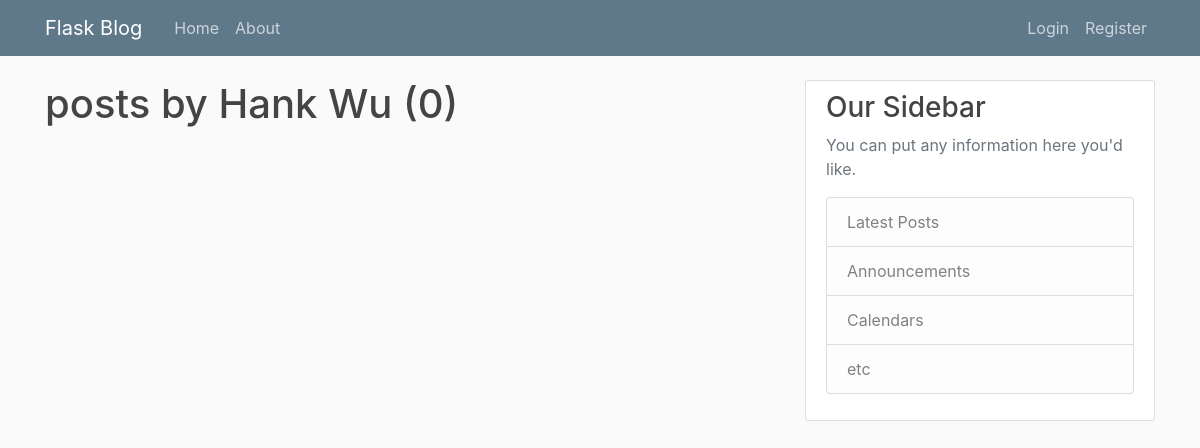
The page /user/Hank Wu on the database as committed earlier.
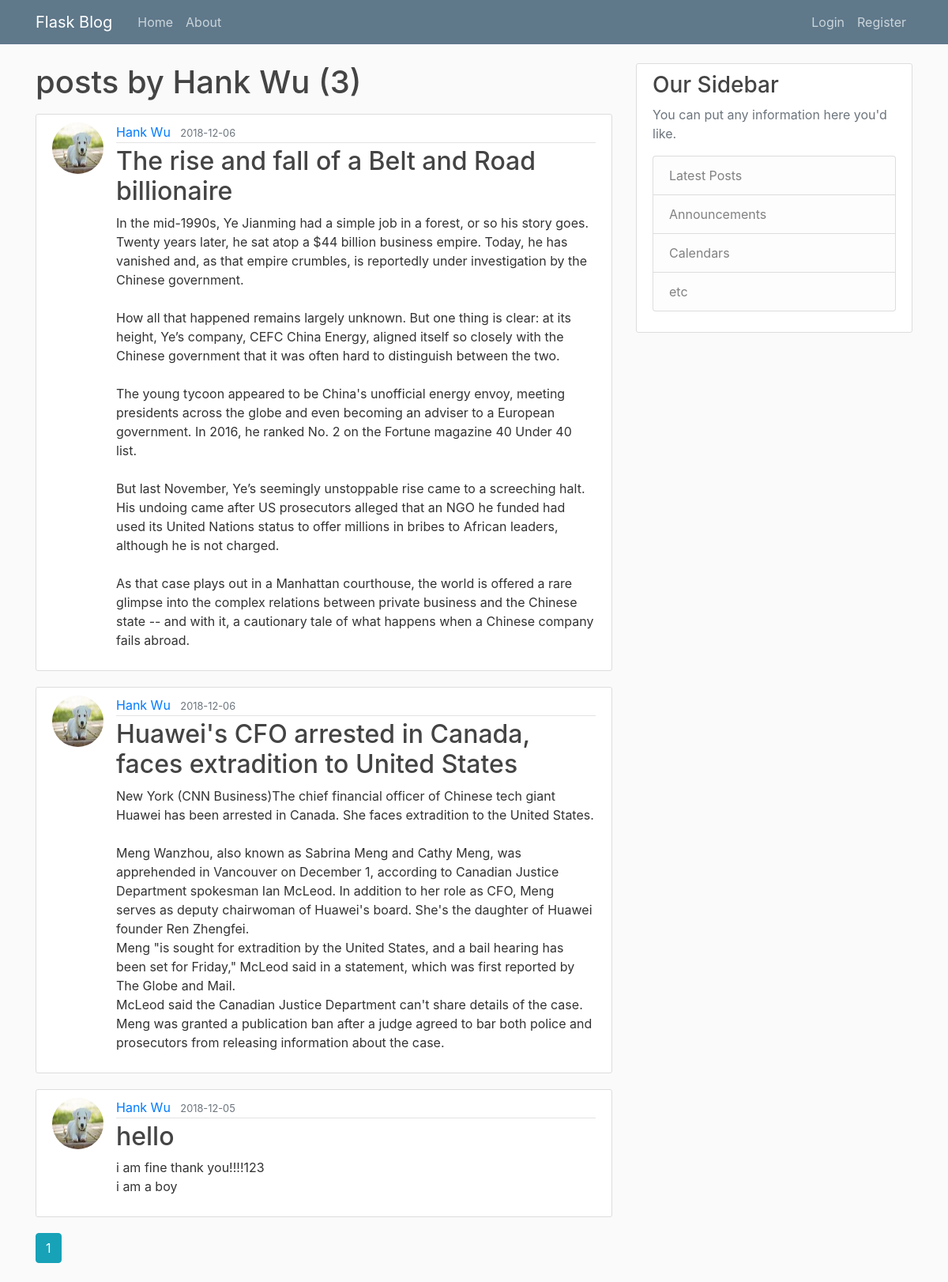
The same page on the database as committed later.
### flaskblog/models.py (models this page shows, shortened)
class User(db.Model, UserMixin):
    id = db.Column(db.Integer, primary_key=True)
    username = db.Column(db.String(20), unique=True, nullable=False)
    email = db.Column(db.String(120), unique=True, nullable=False)
    image_file = db.Column(db.String(20), nullable=False, default='default.jpg')
    password = db.Column(db.String(60), nullable=False)
    posts = db.relationship('Post', backref='author', lazy=True) # the string 'Post' refer to the class post

class Post(db.Model):
    id = db.Column(db.Integer, primary_key=True)
    title = db.Column(db.String(100) , nullable=False)
    date_posted = db.Column(db.DateTime, nullable=False, default=datetime.utcnow)
    content = db.Column(db.Text, nullable=False)
    user_id = db.Column(db.Integer, db.ForeignKey('user.id'), nullable=False) # what does the foreign Key dose?

### flaskblog/users/routes.py (the view)
@users.route("/user/<string:username>")
def user_posts(username):
    page = request.args.get("page", 1, type=int) #we can alse see this in the login route. request.args is a dictionary.
    user = User.query.filter_by(username=username).first_or_404()
    posts = Post.query.filter_by(author=user).order_by(Post.date_posted.desc()).paginate(per_page=5, page=page)#
    return render_template("user_posts.html", user=user, posts=posts)

### flaskblog/templates/user_posts.html
{% extends "layout.html"%}
{%block content%}
    <h1 class='mb-3'>posts by {{user.username}} ({{posts.total}})</h1>
    {% for post in posts.items%}
        <article class="media content-section">
          <img class="rounded-circle article-img"src="{{url_for('static', filename='profile_pic/'+ post.author.image_file) }}">
          <div class="media-body">
            <div class="article-metadata">
              <a class="mr-2" href="{{url_for('users.user_posts', username=post.author.username)}}">{{ post.author.username }}</a>
              <small class="text-muted">{{ post.date_posted.strftime('%Y-%m-%d') }}</small>
            </div>
            <h2><a class="article-title" href="{{url_for('posts.post', post_id=post.id)}}">{{ post.title }}</a></h2>
            <p class="article-content">{{ post.content }}</p>
          </div>
        </article>
    {% endfor %}
    {% for page_num in posts.iter_pages(left_edge=1, left_current=1, right_current=2, right_edge=1) %}
      {% if page_num %}
        {% if posts.page == page_num %}
          <a class="btn btn-info mb-4 solid" href="{{url_for('users.user_posts',username=user.username, page=page_num)}}">{{page_num}}</a>
        {% else %}
          <a class="btn btn-outline-info mb-4" href="{{url_for('users.user_posts',username=user.username, page=page_num)}}">{{page_num}}</a>
        {% endif %}
      {% else %}
      ...
      {% endif %}
    {% endfor %}
{% endblock content%}

### flaskblog/templates/layout.html (shortened to what this page needs)
<!DOCTYPE html>
<html>
<head>
    <link rel="stylesheet" href="https://stackpath.bootstrapcdn.com/bootstrap/4.1.3/css/bootstrap.min.css">
    <link rel="stylesheet" type="text/css" href="{{url_for('static', filename='main.css')}}">
</head>
<body>
    <header class="site-header">
      <nav class="navbar navbar-expand-md navbar-dark bg-steel fixed-top">
        <div class="container">
          <a class="navbar-brand mr-4" href="/">Flask Blog</a>
          <div class="collapse navbar-collapse" id="navbarToggle">
            <div class="navbar-nav mr-auto">
              <a class="nav-item nav-link" href="/">Home</a>
              <a class="nav-item nav-link" href="/about">About</a>
            </div>
            <div class="navbar-nav">
              {% if current_user.is_authenticated%}
                <a class = "nav-item nav-link" href="/post/new">post</a>
                <a class = "nav-item nav-link" href="/account">{{current_user.username}}</a>
                <a class = "nav-item nav-link" href="/logout">Logout</a>
              {% else %}
                <a class="nav-item nav-link" href="/login">Login</a>
                <a class="nav-item nav-link" href="/register">Register</a>
              {% endif %}
            </div>
          </div>
        </div>
      </nav>
    </header>
    <main role="main" class="container">
      <div class="row">
        <div class="col-md-8">
          {% block content %}{% endblock %}
        </div>
        <div class="col-md-4">
          <div class="content-section">
            <h3>Our Sidebar</h3>
            <p class='text-muted'>You can put any information here you'd like.
              <ul class="list-group">
                <li class="list-group-item list-group-item-light">Latest Posts</li>
                <li class="list-group-item list-group-item-light">Announcements</li>
                <li class="list-group-item list-group-item-light">Calendars</li>
                <li class="list-group-item list-group-item-light">etc</li>
              </ul>
            </p>
          </div>
        </div>
      </div>
    </main>
</body>
</html>

### flaskblog/static/main.css (style rules this page uses)
body { background: #fafafa; color: #333333; margin-top: 5rem; }
h1, h2, h3, h4, h5, h6 { color: #444444; }
.bg-steel { background-color: #5f788a; }
.site-header .navbar-nav .nav-link { color: #cbd5db; }
.content-section { background: #ffffff; padding: 10px 20px; border: 1px solid #dddddd; border-radius: 3px; margin-bottom: 20px; }
.article-title { color: #444444; }
.article-content { white-space: pre-line; }
.article-img { height: 65px; width: 65px; margin-right: 16px; }
.article-metadata { padding-bottom: 1px; margin-bottom: 4px; border-bottom: 1px solid #e3e3e3 }

Rows that differ between the two databases and show on the page:
added Post: image_file (picture), author.username "Hank Wu", date_posted "2018-12-06", title "The rise and fall of a Belt and Road billionaire", content "In the mid-1990s, Ye Jianming had a simple job in a forest, or so his story goes. Twenty years later, he sat atop a $44 billion business empire. Today, he has vanished and, as that empire crumbles, is reportedly under investigation by the Chinese government. How all that happened remains largely unknown. But one thing is clear: at its height, Ye’s company, CEFC China Energy, aligned itself so closely with the Chinese government that it was often hard to distinguish between the two. The young tycoon appeared to be China's unofficial energy envoy, meeting presidents across the globe and even becoming an adviser to a European government. In 2016, he ranked No. 2 on the Fortune magazine 40…"
added Post: image_file (picture), author.username "Hank Wu", date_posted "2018-12-06", title "Huawei's CFO arrested in Canada, faces extradition to United States", content "New York (CNN Business)The chief financial officer of Chinese tech giant Huawei has been arrested in Canada. She faces extradition to the United States. Meng Wanzhou, also known as Sabrina Meng and Cathy Meng, was apprehended in Vancouver on December 1, according to Canadian Justice Department spokesman Ian McLeod. In addition to her role as CFO, Meng serves as deputy chairwoman of Huawei's board. She's the daughter of Huawei founder Ren Zhengfei. Meng \"is sought for extradition by the United States, and a bail hearing has been set for Friday,\" McLeod said in a statement, which was first reported by The Globe and Mail. McLeod said the Canadian Justice Department can't share details of the…"
added Post: image_file (picture), author.username "Hank Wu", date_posted "2018-12-05", title "hello", content "i am fine thank you!!!!123 i am a boy"
Other text that changed with them:
{{ posts.total }}: "0" → "3"
new list line: "1"
